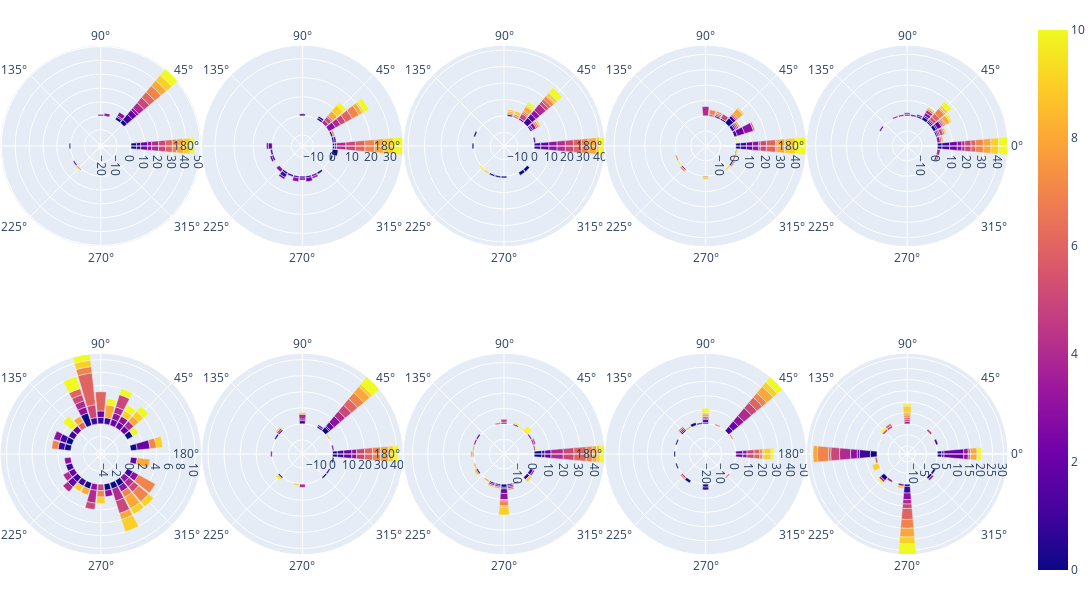

Write notebook code for a chart like this one.
### Code cell
# Plot the angles for all subjects !
import plotly.express as px
from plotly.offline import plot
from plotly.subplots import make_subplots

figures = [get_fig_for_subject(k) for k in range(Nsubj)]


NROWS = 2
NCOLS = 5
fig = make_subplots(rows=NROWS, cols=NCOLS, specs=[[{'type': 'polar'}]*NCOLS]*NROWS,
                    horizontal_spacing = 0.0,vertical_spacing=0.1) 

for row in range(NROWS):
    for col in range(NCOLS):
        subj_id = row*NCOLS + col
        
        figure = figures[subj_id]
        for trace in range(len(figure["data"])):
            
            polar_update=dict(
                radialaxis = dict(
                    range=figure.layout["polar"]["radialaxis"]["range"]
                )
            )
            
            fig.append_trace(figure["data"][trace], row=row+1, col=col+1)
            fig.update_polars(polar_update,row=row+1,col=col+1)
            # fig.update_yaxes(range=xrange,row=row+1,col=col+1)
fig.update_layout(width=2000, height=600)
        
fig.update_layout(
        margin={'t':20,'l':0,'b':20,'r':0}
    )

fig.show()

### Figure 1 — Plotly figure (JSON) as saved in the notebook; plotly's stock layout.template omitted (floating-point values rounded to 4 significant figures; data arrays with more than 128 entries replaced by an {"elided": "..."} marker saying what was removed)
{"data": [{"customdata": {"elided": "352x3 float values"}, "hovertemplate": "Value=%{customdata[1]}<br>Angle_degrees=%{customdata[2]}<br>Trial when angle was input=%{marker.color}<extra></extra>", "legendgroup": "", "marker": {"color": {"elided": "352 int values"}, "coloraxis": "coloraxis", "pattern": {"shape": ""}}, "name": "", "r": {"elided": "352 int values"}, "showlegend": false, "subplot": "polar", "theta": {"elided": "352 float values"}, "type": "barpolar"}, {"customdata": {"elided": "352x3 float values"}, "hovertemplate": "Value=%{customdata[1]}<br>Angle_degrees=%{customdata[2]}<br>Trial when angle was input=%{marker.color}<extra></extra>", "legendgroup": "", "marker": {"color": {"elided": "352 int values"}, "coloraxis": "coloraxis", "pattern": {"shape": ""}}, "name": "", "r": {"elided": "352 int values"}, "showlegend": false, "subplot": "polar2", "theta": {"elided": "352 float values"}, "type": "barpolar"}, {"customdata": {"elided": "352x3 float values"}, "hovertemplate": "Value=%{customdata[1]}<br>Angle_degrees=%{customdata[2]}<br>Trial when angle was input=%{marker.color}<extra></extra>", "legendgroup": "", "marker": {"color": {"elided": "352 int values"}, "coloraxis": "coloraxis", "pattern": {"shape": ""}}, "name": "", "r": {"elided": "352 int values"}, "showlegend": false, "subplot": "polar3", "theta": {"elided": "352 float values"}, "type": "barpolar"}, {"customdata": {"elided": "352x3 float values"}, "hovertemplate": "Value=%{customdata[1]}<br>Angle_degrees=%{customdata[2]}<br>Trial when angle was input=%{marker.color}<extra></extra>", "legendgroup": "", "marker": {"color": {"elided": "352 int values"}, "coloraxis": "coloraxis", "pattern": {"shape": ""}}, "name": "", "r": {"elided": "352 int values"}, "showlegend": false, "subplot": "polar4", "theta": {"elided": "352 float values"}, "type": "barpolar"}, {"customdata": {"elided": "352x3 float values"}, "hovertemplate": "Value=%{customdata[1]}<br>Angle_degrees=%{customdata[2]}<br>Trial when angle was input=%{marker.color}<extra></extra>", "legendgroup": "", "marker": {"color": {"elided": "352 int values"}, "coloraxis": "coloraxis", "pattern": {"shape": ""}}, "name": "", "r": {"elided": "352 int values"}, "showlegend": false, "subplot": "polar5", "theta": {"elided": "352 float values"}, "type": "barpolar"}, {"customdata": {"elided": "352x3 float values"}, "hovertemplate": "Value=%{customdata[1]}<br>Angle_degrees=%{customdata[2]}<br>Trial when angle was input=%{marker.color}<extra></extra>", "legendgroup": "", "marker": {"color": {"elided": "352 int values"}, "coloraxis": "coloraxis", "pattern": {"shape": ""}}, "name": "", "r": {"elided": "352 int values"}, "showlegend": false, "subplot": "polar6", "theta": {"elided": "352 float values"}, "type": "barpolar"}, {"customdata": {"elided": "352x3 float values"}, "hovertemplate": "Value=%{customdata[1]}<br>Angle_degrees=%{customdata[2]}<br>Trial when angle was input=%{marker.color}<extra></extra>", "legendgroup": "", "marker": {"color": {"elided": "352 int values"}, "coloraxis": "coloraxis", "pattern": {"shape": ""}}, "name": "", "r": {"elided": "352 int values"}, "showlegend": false, "subplot": "polar7", "theta": {"elided": "352 float values"}, "type": "barpolar"}, {"customdata": {"elided": "352x3 float values"}, "hovertemplate": "Value=%{customdata[1]}<br>Angle_degrees=%{customdata[2]}<br>Trial when angle was input=%{marker.color}<extra></extra>", "legendgroup": "", "marker": {"color": {"elided": "352 int values"}, "coloraxis": "coloraxis", "pattern": {"shape": ""}}, "name": "", "r": {"elided": "352 int values"}, "showlegend": false, "subplot": "polar8", "theta": {"elided": "352 float values"}, "type": "barpolar"}, {"customdata": {"elided": "352x3 float values"}, "hovertemplate": "Value=%{customdata[1]}<br>Angle_degrees=%{customdata[2]}<br>Trial when angle was input=%{marker.color}<extra></extra>", "legendgroup": "", "marker": {"color": {"elided": "352 int values"}, "coloraxis": "coloraxis", "pattern": {"shape": ""}}, "name": "", "r": {"elided": "352 int values"}, "showlegend": false, "subplot": "polar9", "theta": {"elided": "352 float values"}, "type": "barpolar"}, {"customdata": {"elided": "352x3 float values"}, "hovertemplate": "Value=%{customdata[1]}<br>Angle_degrees=%{customdata[2]}<br>Trial when angle was input=%{marker.color}<extra></extra>", "legendgroup": "", "marker": {"color": {"elided": "352 int values"}, "coloraxis": "coloraxis", "pattern": {"shape": ""}}, "name": "", "r": {"elided": "352 int values"}, "showlegend": false, "subplot": "polar10", "theta": {"elided": "352 float values"}, "type": "barpolar"}], "layout": {"height": 600, "margin": {"b": 20, "l": 0, "r": 0, "t": 20}, "polar": {"domain": {"x": [0, 0.2], "y": [0.55, 1]}, "radialaxis": {"range": [-21.86, 51]}}, "polar10": {"domain": {"x": [0.8, 1], "y": [0, 0.45]}, "radialaxis": {"range": [-13.71, 32]}}, "polar2": {"domain": {"x": [0.2, 0.4], "y": [0.55, 1]}, "radialaxis": {"range": [-15.86, 37]}}, "polar3": {"domain": {"x": [0.4, 0.6], "y": [0.55, 1]}, "radialaxis": {"range": [-18.43, 43]}}, "polar4": {"domain": {"x": [0.6, 0.8], "y": [0.55, 1]}, "radialaxis": {"range": [-19.71, 46]}}, "polar5": {"domain": {"x": [0.8, 1], "y": [0.55, 1]}, "radialaxis": {"range": [-19.71, 46]}}, "polar6": {"domain": {"x": [0, 0.2], "y": [0, 0.45]}, "radialaxis": {"range": [-4.714, 11]}}, "polar7": {"domain": {"x": [0.2, 0.4], "y": [0, 0.45]}, "radialaxis": {"range": [-18.86, 44]}}, "polar8": {"domain": {"x": [0.4, 0.6], "y": [0, 0.45]}, "radialaxis": {"range": [-19.71, 46]}}, "polar9": {"domain": {"x": [0.6, 0.8], "y": [0, 0.45]}, "radialaxis": {"range": [-21.43, 50]}}, "width": 2000}}
